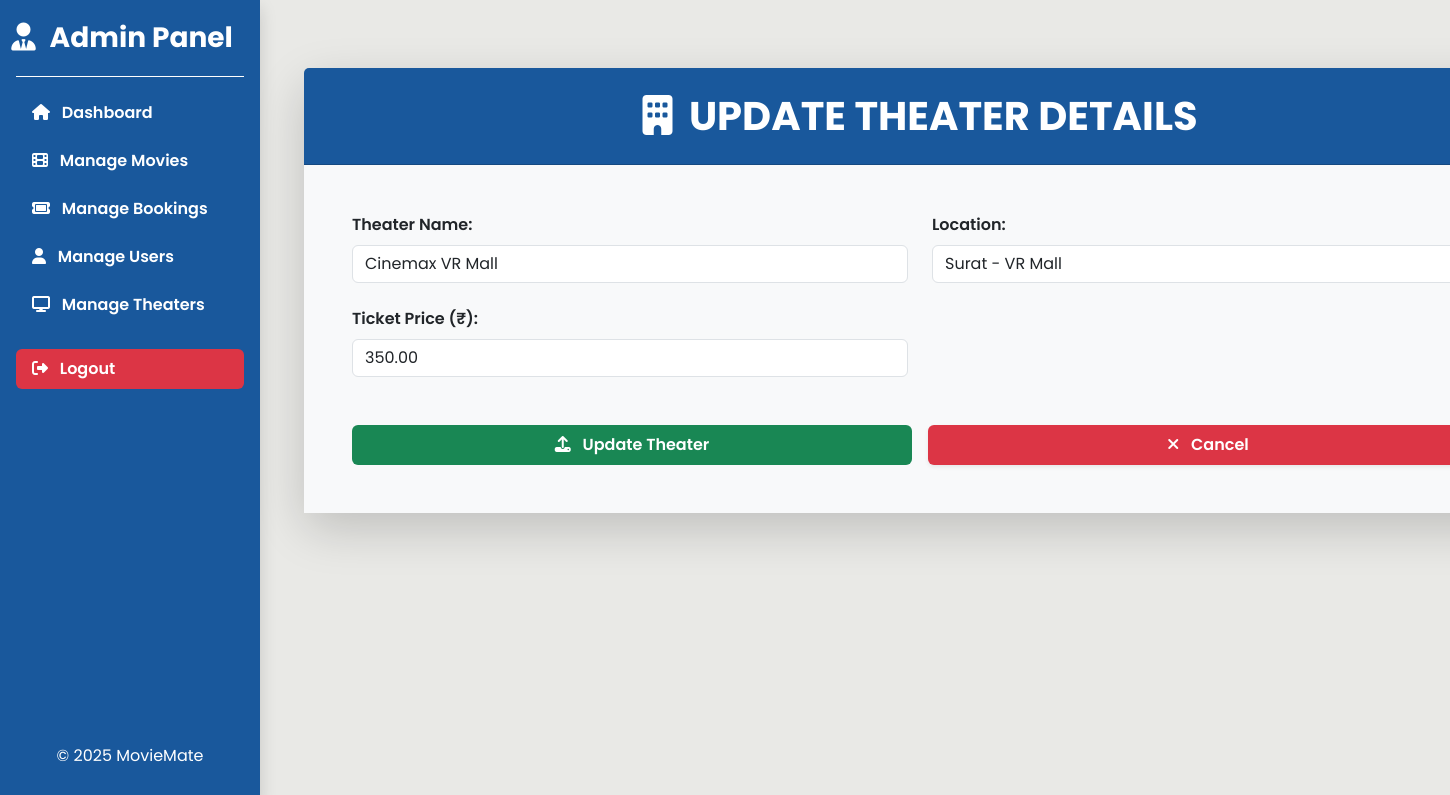
/admin/update_theater.php?theater_id=4 (signed in), run on the app's committed database.
### tables this page shows
CREATE TABLE theaters (
    theater_id INT AUTO_INCREMENT PRIMARY KEY,
    theater_name VARCHAR(100) NOT NULL,
    theater_location VARCHAR(100),
    ticket_price DECIMAL(10,2) NOT NULL DEFAULT 200
);

### admin/update_theater.php (the view, shortened to what this page needs)
<!DOCTYPE html>
<html lang="en">
<head>
    <link href="https://cdn.jsdelivr.net/npm/bootstrap@5.3.3/dist/css/bootstrap.min.css" rel="stylesheet">
    <link rel="stylesheet" href="https://cdnjs.cloudflare.com/ajax/libs/font-awesome/6.7.2/css/all.min.css" />
    <link rel="stylesheet" href="assets/css/style.css" />
</head>
<body>
    <main class="d-flex">
        <?php include 'includes/sidebar.php'; ?>
        <section class="content-area flex-grow-1" style="margin-left: 260px; padding: 20px;">
            <section class="container my-5 px-4" style="width: 80rem;">
                <div class="card shadow-lg border-0 rounded-4">
                    <div class="card-header text-center text-white py-4 admin-header">
                        <h1 class="fw-bold text-uppercase mb-0">
                            <i class="fa-solid fa-building me-2"></i> Update Theater Details
                        </h1>
                    </div>
                    <div class="card-body p-4 p-md-5 bg-light">
                        <?php
                        require 'includes/dbconnection.php';
                        $id = null;
                        $theater_name = $theater_location = '';
                        $ticket_price = '';
                        if (isset($_GET['theater_id']) && is_numeric($_GET['theater_id'])) {
                            $id = (int) $_GET['theater_id'];
                            $sql_query = "SELECT * FROM theaters WHERE theater_id = $id";
                            $result = mysqli_query($con, $sql_query);
                            if ($rows = mysqli_fetch_assoc($result)) {
                                $theater_name     = $rows['theater_name'];
                                $theater_location = $rows['theater_location'];
                                $ticket_price     = $rows['ticket_price'];
                            } else {
                                echo "<div class='alert alert-danger'>Theater not found.</div>";
                            }
                        } else {
                            echo "<div class='alert alert-danger'>Invalid theater request.</div>";
                        }
                        ?>
                        <?php if ($id !== null): ?>
                            <form action="controllers/update_theater.php" method="post" class="needs-validation" novalidate>
                                <div class="row g-4">
                                    <div class="col-md-6">
                                        <label for="theater_name" class="form-label fw-semibold">Theater Name:</label>
                                        <input
                                            type="text"
                                            class="form-control"
                                            id="theater_name"
                                            name="theater_name"
                                            placeholder="Enter theater name..."
                                            value="<?= htmlspecialchars($theater_name) ?>"
                                            required>
                                    </div>
                                    <div class="col-md-6">
                                        <label for="theater_location" class="form-label fw-semibold">Location:</label>
                                        <input
                                            type="text"
                                            class="form-control"
                                            id="theater_location"
                                            name="theater_location"
                                            placeholder="Enter theater location..."
                                            value="<?= htmlspecialchars($theater_location) ?>"
                                            required>
                                    </div>
                                    <div class="col-md-6">
                                        <label for="ticket_price" class="form-label fw-semibold">Ticket Price (₹):</label>
                                        <input
                                            type="number"
                                            class="form-control"
                                            id="ticket_price"
                                            name="ticket_price"
                                            step="1"
                                            min="50"
                                            max="1000"
                                            value="<?= htmlspecialchars($ticket_price) ?>"
                                            required>
                                    </div>
                                </div>
                                <div class="text-center mt-5 d-flex flex-column flex-md-row gap-3 justify-content-center">
                                    <button
                                        type="submit"
                                        class="bg-success px-5 py-2 text-white border border-0 rounded w-100 fw-semibold">
                                        <i class="fa-solid fa-upload me-2"></i> Update Theater
                                    </button>
                                    <a href="manage_theaters.php"
                                        class="bg-danger text-white rounded w-100 w-md-auto px-5 py-2 fw-semibold shadow-sm text-decoration-none">
                                        <i class="fa-solid fa-xmark me-2"></i> Cancel
                                    </a>
                                </div>
                            </form>
                        <?php endif; ?>
                    </div>
                </div>
            </section>
        </section>
    </main>
</body>
</html>

### admin/assets/css/style.css (style rules this page uses)
* { margin: 0; padding: 0; font-family: poppins, sans-serif; }
body, html { background-color: #E9E9E6; color: #111; }
.admin-header { background-color: #19589C; }

### data on the page
theaters: theater_name "Cinemax VR Mall", theater_location "Surat - VR Mall", ticket_price "350.00"
